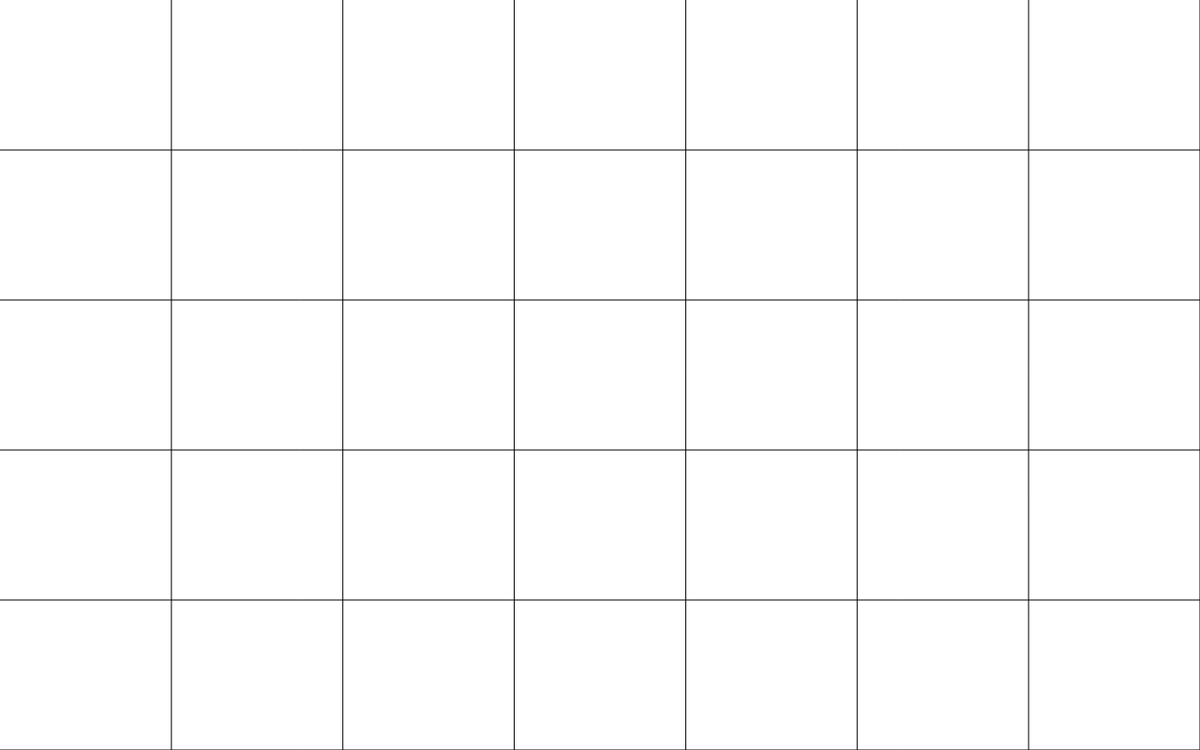
Frame 1 (no input)
Frame 60 (no input): identical to frame 1, image omitted
Frame 120 (the mouse pressed at the canvas centre since frame 60): identical to frame 1, image omitted

The p5.js sketch that drew this single still picture (run headless with seeded random() and noise() and a simulated clock; from frame 60 on, the mouse is pressed at the canvas centre):

// p5.js sketch
// ── sketch.js
function setup() {
  createCanvas(1280, 800);
  //no_loop()
}

function draw() {
  background(255);
    var x_space = 0
    var y_space = 0
    for (var x = 0; x < 7; x++) {
        line((width / 7) + x_space, 0, (width / 7) + x_space, height)
        x_space += width / 7
    }
    for (var y = 0; y < 5; y++) {
        line(0, (height / 5) + y_space, width, (height / 5) + y_space)
        y_space += height / 5
    }
}
